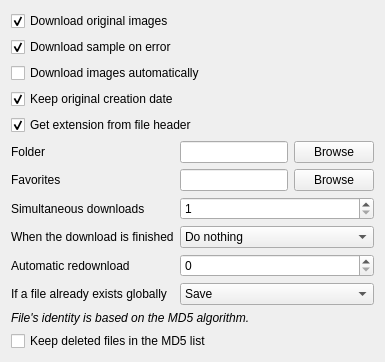
      <widget class="QWidget" name="pageSave">
       <layout class="QFormLayout" name="formLayout_17">
        <property name="fieldGrowthPolicy">
         <enum>QFormLayout::AllNonFixedFieldsGrow</enum>
        </property>
        <item row="0" column="0" colspan="2">
         <widget class="QCheckBox" name="checkDownloadOriginals">
          <property name="text">
           <string>Download original images</string>
          </property>
          <property name="checked">
           <bool>true</bool>
          </property>
         </widget>
        </item>
        <item row="1" column="0" colspan="2">
         <widget class="QCheckBox" name="checkSampleFallback">
          <property name="text">
           <string>Download sample on error</string>
          </property>
          <property name="checked">
           <bool>true</bool>
          </property>
         </widget>
        </item>
        <item row="2" column="0" colspan="2">
         <widget class="QCheckBox" name="checkAutodownload">
          <property name="text">
           <string>Download images automatically</string>
          </property>
         </widget>
        </item>
        <item row="3" column="0" colspan="2">
         <widget class="QCheckBox" name="checkKeepDate">
          <property name="text">
           <string>Keep original creation date</string>
          </property>
          <property name="checked">
           <bool>true</bool>
          </property>
         </widget>
        </item>
        <item row="4" column="0" colspan="2">
         <widget class="QCheckBox" name="checkSaveHeaderDetection">
          <property name="text">
           <string>Get extension from file header</string>
          </property>
          <property name="checked">
           <bool>true</bool>
          </property>
         </widget>
        </item>
        <item row="5" column="0">
         <widget class="QLabel" name="label_7">
          <property name="text">
           <string>Folder</string>
          </property>
         </widget>
        </item>
        <item row="5" column="1">
         <layout class="QHBoxLayout" name="horizontalLayout_2" stretch="1,0">
          <item>
           <widget class="QLineEdit" name="lineFolder"/>
          </item>
          <item>
           <widget class="QPushButton" name="buttonFolder">
            <property name="text">
             <string>Browse</string>
            </property>
           </widget>
          </item>
         </layout>
        </item>
        <item row="6" column="0">
         <widget class="QLabel" name="label_62">
          <property name="text">
           <string>Favorites</string>
          </property>
         </widget>
        </item>
        <item row="6" column="1">
         <layout class="QHBoxLayout" name="horizontalLayout_13">
          <item>
           <widget class="QLineEdit" name="lineFolderFavorites"/>
          </item>
          <item>
           <widget class="QPushButton" name="buttonFolderFavorites">
            <property name="text">
             <string>Browse</string>
            </property>
           </widget>
          </item>
         </layout>
        </item>
        <item row="7" column="0">
         <widget class="QLabel" name="label_29">
          <property name="text">
           <string>Simultaneous downloads</string>
          </property>
         </widget>
        </item>
        <item row="7" column="1">
         <widget class="QSpinBox" name="spinSimultaneous">
          <property name="minimum">
           <number>1</number>
          </property>
          <property name="maximum">
           <number>10</number>
          </property>
         </widget>
        </item>
        <item row="8" column="0">
         <widget class="QLabel" name="label_83">
          <property name="text">
           <string>When the download is finished</string>
          </property>
         </widget>
        </item>
        <item row="8" column="1">
         <widget class="QComboBox" name="comboBatchEnd">
          <item>
           <property name="text">
            <string>Do nothing</string>
           </property>
          </item>
          <item>
           <property name="text">
            <string>Close window</string>
           </property>
          </item>
          <item>
           <property name="text">
            <string>Open CD tray</string>
           </property>
          </item>
          <item>
           <property name="text">
            <string>Play a sound</string>
           </property>
          </item>
          <item>
           <property name="text">
            <string>Shutdown</string>
           </property>
          </item>
         </widget>
        </item>
        <item row="10" column="0">
         <widget class="QLabel" name="label_19">
          <property name="text">
           <string>If a file already exists globally</string>
          </property>
         </widget>
        </item>
        <item row="10" column="1">
         <widget class="QComboBox" name="comboMd5Duplicates">
          <property name="currentIndex">
           <number>0</number>
          </property>
          <item>
           <property name="text">
            <string>Save</string>
           </property>
          </item>
          <item>
           <property name="text">
            <string>Copy</string>
           </property>
          </item>
          <item>
           <property name="text">
            <string>Move</string>
           </property>
          </item>
          <item>
           <property name="text">
            <string>Don't save</string>
           </property>
          </item>
         </widget>
        </item>
        <item row="11" column="0" colspan="2">
         <widget class="QLabel" name="label_21">
          <property name="text">
           <string>&lt;i&gt;File's identity is based on the MD5 algorithm.&lt;/i&gt;</string>
          </property>
         </widget>
        </item>
        <item row="9" column="0">
         <widget class="QLabel" name="label_84">
          <property name="text">
           <string>Automatic redownload</string>
          </property>
         </widget>
        </item>
        <item row="9" column="1">
         <widget class="QSpinBox" name="spinAutomaticRetries">
          <property name="maximum">
           <number>100</number>
          </property>
         </widget>
        </item>
        <item row="12" column="0" colspan="2">
         <widget class="QCheckBox" name="checkKeepDeletedMd5">
          <property name="text">
           <string>Keep deleted files in the MD5 list</string>
          </property>
         </widget>
        </item>
       </layout>
      </widget>
